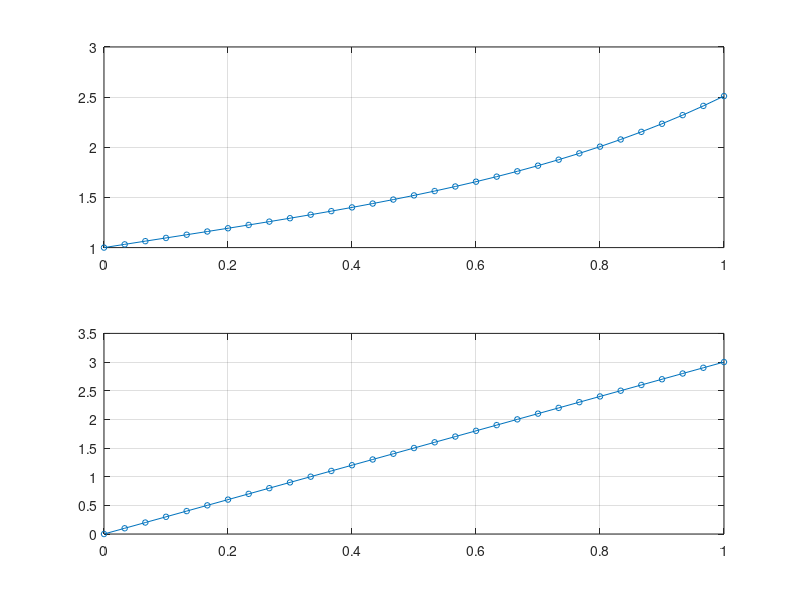

Recreate this plot in MATLAB.
clc; clear all

N = 30; dx = (1-0)/N; x = (0:dx:1)';
y1(1) = 1; y2(1)=0;
for k = 1:N+1
if k >= 2
b(2*k+1:2*k+2,1) = 0;
b(1,1)=1; 
b(2*k+2,1)=3;
b(2*k:2*k+1,1) = [dx*(4*0.25*(y1(k))*(y2(k))-0.25*(y1(k))^2);
                  dx*(0.25*(y1(k))^2+0.25*(y2(k))^2)];
A(2*k+1:2*k+2,2*k+1:2*k+2) = 0;
A(1,1) = 1.0; 
A(2*k:2*k+1,2*k-1:2*k+2) = [-1  0 1 0;
                             0 -1 0 1];
A(2*k+2,2*k+2) = 1.0;
else
b = zeros(2*k+2,1);
b(1,1)=1;  
b(2*k+2,1)=3;
b(2*k:2*k+1,1) = [dx*(4*y1(k)*y2(k)-y1(k)^2);
                  dx*(y1(k)^2+y2(k)^2)];
A = zeros(2*k+2,2*k+2);
A(1,1) = 1.0; 
A(2*k:2*k+1,2*k-1:2*k+2) = [-1  0 1 0;
                             0 -1 0 1];
A(2*k+2,2*k+2) = 1.0;
end

% solving the matrix problem looks like:
y = A \ b; % solve A Y = b
y1(k+1)= y1(k) + dx*y(2*k+1); y2(k+1)= y2(k) + dx*y(2*k+2);
% y1(k+1)= y(2*k+1); y2(k+1)= y(2*k+2);
end

% also get exact soln on fine grid:
subplot(211);plot(x,y1(1:end-1),'-o','markersize',4);hold on;grid on
subplot(212);plot(x,y2(1:end-1),'-o','markersize',4);hold on;grid on
